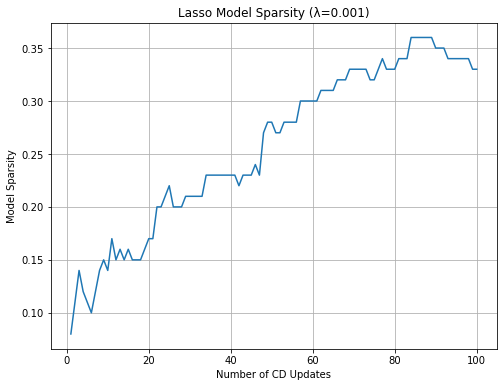

This figure's Python source:
import numpy as np
import pandas as pd
import matplotlib.pyplot as plt

# Load the dataset
data = pd.read_csv('crime.csv')

# Define a custom function for train-test split
def custom_train_test_split(X, y, test_size=0.2, random_state=None):
    n = X.shape[0]
    if random_state is not None:
        np.random.seed(random_state)
    shuffled_indices = np.random.permutation(n)
    test_set_size = int(n * test_size)
    test_indices = shuffled_indices[:test_set_size]
    train_indices = shuffled_indices[test_set_size:]
    X_train, X_test = X[train_indices], X[test_indices]
    y_train, y_test = y[train_indices], y[test_indices]
    return X_train, X_test, y_train, y_test

# Define the feature matrix (X) and target vector (y) using df.iloc
X = data.iloc[:, :-1]  # All columns except the last one
y = data.iloc[:, -1]   # Last column

# Split the data into training and testing sets using custom_train_test_split
X_train, X_test, y_train, y_test = custom_train_test_split(X.values, y.values, test_size=0.2, random_state=42)

# Function to compute soft threshold
def soft_threshold(rho, lambda_val):
    if rho < -lambda_val:
        return rho + lambda_val
    elif rho > lambda_val:
        return rho - lambda_val
    else:
        return 0

# Define the Lasso coordinate descent function
def lasso_coordinate_descent(X, y, lambda_, max_iterations=100):
    n, p = X.shape
    beta = np.zeros(p)
    
    sparsity_list = []
    
    for iteration in range(max_iterations):
        for j in range(p):
            # Calculate the residual
            r = y - np.dot(X, beta) + beta[j] * X[:, j]
            
            # Update beta[j] using soft thresholding
            beta[j] = np.dot(X[:, j], r) / np.sum(X[:, j]**2)
            beta[j] = np.sign(beta[j]) * max(0, abs(beta[j]) - lambda_)
            
        # Calculate model sparsity
        sparsity = np.sum(beta == 0) / p
        sparsity_list.append(sparsity)
    
    return beta, sparsity_list

# Define your chosen lambda
lambda_ = 0.001

# Run Lasso coordinate descent on the training data
beta, sparsity_list = lasso_coordinate_descent(X_train, y_train, lambda_)

# Evaluate the model on the testing data
predictions = np.dot(X_test, beta)

# Calculate model sparsity versus the number of CD updates
x_values = np.arange(1, len(sparsity_list) + 1)

# Plot the results
plt.figure(figsize=(8, 6))
plt.plot(x_values, sparsity_list)
plt.xlabel("Number of CD Updates")
plt.ylabel("Model Sparsity")
plt.title(f"Lasso Model Sparsity (λ={lambda_})")
plt.grid(True)
plt.show()

# Report the final sparsity
final_sparsity = sparsity_list[-1]
print(f"Final Model Sparsity: {final_sparsity}")
